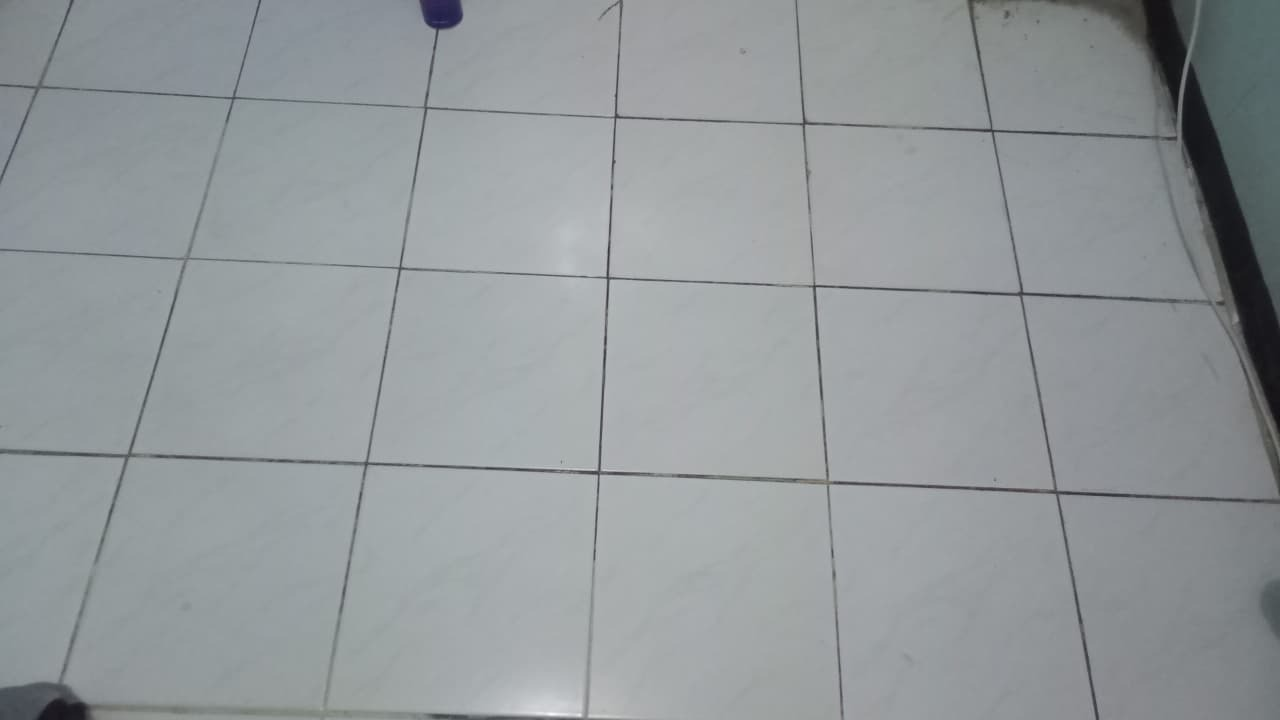
#> input picture ai_core/lantai.jpg, 1280 x 720 px, found by its file name
$ python prepare_real_image.py
#> lines starting #> are read from the running program, lines starting #| are printed output that depends on the picture
import cv2
import numpy as np

# Baca gambar asli dari user
img = cv2.imread('ai_core/lantai.jpg')
#> img is the input picture: shape (720, 1280, 3); mean B, G, R 155.1, 152.6, 147.2

if img is not None:
    cv2.imwrite('ai_core/real_baseline.jpg', img)

    # Buat salinan untuk current
    current = img.copy()

    h, w = img.shape[:2]
#> h = 720; w = 1280
    # Gambar noda/sampah hitam di tengah-tengah lantai
    center_x, center_y = int(w * 0.4), int(h * 0.6)
#> center_x = 512; center_y = 432
    cv2.circle(current, (center_x, center_y), 40, (30, 30, 30), -1)
    # Tambahkan detil kecil
    cv2.rectangle(current, (center_x-10, center_y-10), (center_x+50, center_y+20), (50, 50, 80), -1)
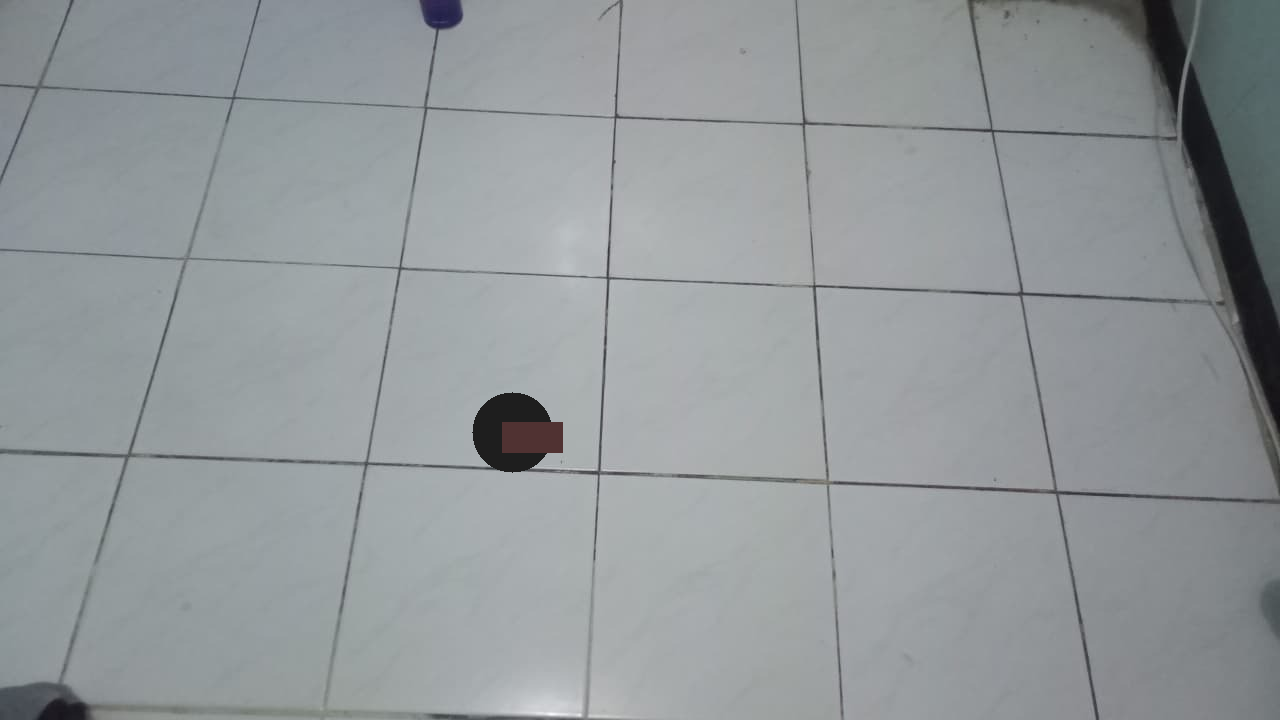
#> current: shape (720, 1280, 3); mean B, G, R 154.3, 151.8, 146.5

    cv2.imwrite('ai_core/real_current.jpg', current)
    print("Success preparing real images.")
else:
    print("Failed to load lantai.jpg")
